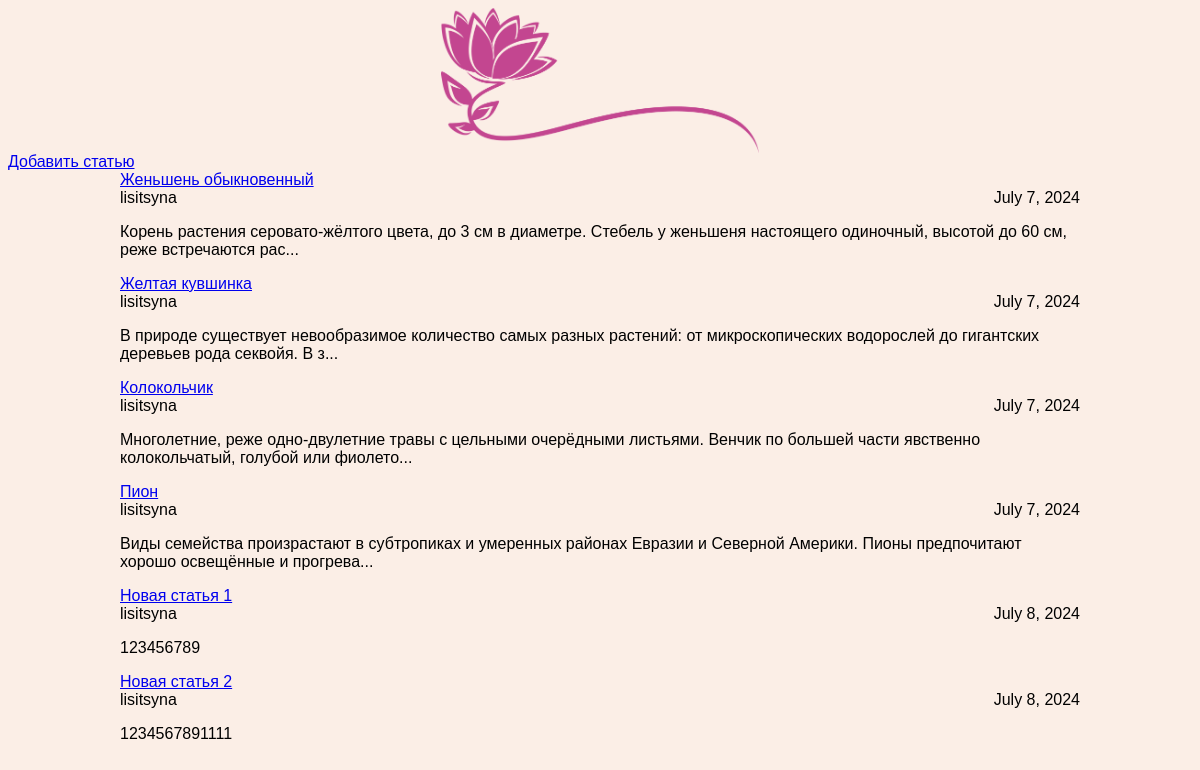
The page / on the database its author committed.
### articles/models.py (models this page shows, shortened)
class Article(models.Model):
    title = models.CharField(max_length=200)
    author = models.ForeignKey(User, on_delete=models.CASCADE)
    text = models.TextField()
    created_date = models.DateField(auto_now_add=True)
    def get_excerpt(self):
        return self.text[:140] + "..." if len(self.text) > 140 else self.text

### articles/views.py (the view)
# urls.py: path('', views.archive, name='archive'),
def archive(request):
    return render(request, 'archive.html', {"posts": Article.objects.all()})

### articles/templates/archive.html (shortened to what this page needs)
<!DOCTYPE html>
<html>
    <head>
        <link rel="stylesheet" type="text/css" href="/static/css/article.css">
    </head>
    <body>
        <div class="header">
             {% load static %}
             <img src="{% static "img/logo.png" %}" />
        </div>
        <div class="new_article"><a href="article/new/">Добавить статью</a></div>
        <div class="archive">
            {% for post in posts %}
            <div class="one-post">
                <a class="post-title" href="article/{{ post.id }}">{{ post.title }}</a>
                <div class="article-info">
                    <div class="article-author">{{ post.author.username }}</div>
                    <div class="article-created-date">{{ post.created_date }}</div>
                </div>
                <p class="article-text">{{ post.get_excerpt }}</p>
            </div>
            {% endfor %}
        </div>
    </body>
</html>

### rows shown on the page
Article: title "Женьшень обыкновенный", author.username "lisitsyna", created_date "July 7, 2024", get_excerpt "Корень растения серовато-жёлтого цвета, до 3 см в диаметре. Стебель у женьшеня настоящего одиночный, высотой до 60 см, реже встречаются рас..."
Article: title "Желтая кувшинка", author.username "lisitsyna", created_date "July 7, 2024", get_excerpt "В природе существует невообразимое количество самых разных растений: от микроскопических водорослей до гигантских деревьев рода секвойя. В з..."
Article: title "Колокольчик", author.username "lisitsyna", created_date "July 7, 2024", get_excerpt "Многолетние, реже одно-двулетние травы с цельными очерёдными листьями. Венчик по большей части явственно колокольчатый, голубой или фиолето..."
Article: title "Пион", author.username "lisitsyna", created_date "July 7, 2024", get_excerpt "Виды семейства произрастают в субтропиках и умеренных районах Евразии и Северной Америки. Пионы предпочитают хорошо освещённые и прогрева..."
Article: title "Новая статья 1", author.username "lisitsyna", created_date "July 8, 2024", get_excerpt "123456789"
Article: title "Новая статья 2", author.username "lisitsyna", created_date "July 8, 2024", get_excerpt "1234567891111"
